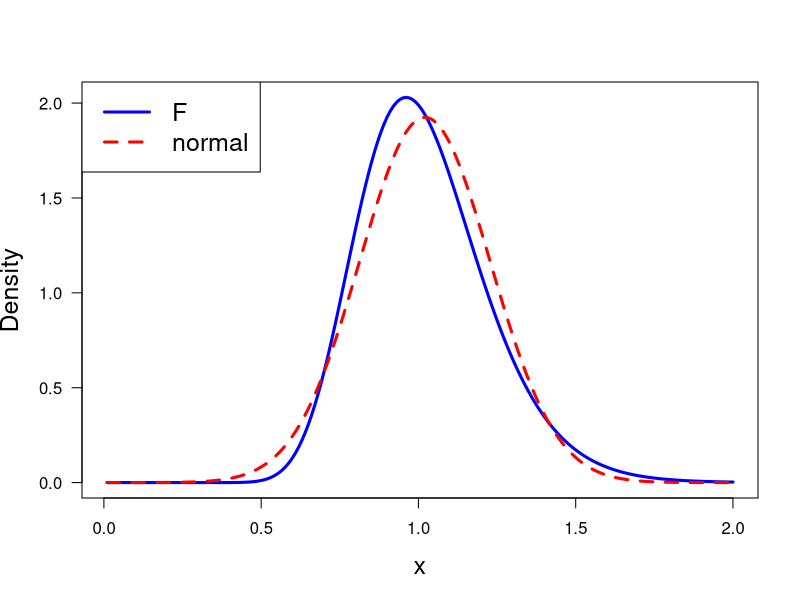

Here is the R script that generated this plot:
print('file: SolutionPDs-F-versus-Normal.R')
# EXERCISE & Solution: compare F & normal
dx=0.01; xarr = seq(dx,2,dx)
nu1=100; nu2=100   # degrees of freedom
fPDF = df(x=xarr,df1=nu1,df2=nu2);
mu = nu2/(nu2-2); print(c(round(mu,4),'mu'))
sigma = sqrt(2*nu2^2*(nu1+nu2-2)/nu1/(nu2-2)^2/(nu2-4)); print(c(round(sigma,4),'sigma'))
muEst = sum(xarr*fPDF)*dx; print(c(round(muEst,4),'muEst'))
sigEst = sqrt(sum((xarr-muEst)^2*fPDF)*dx); print(c(round(sigEst,4),'sigEst'))
N = dnorm(x=xarr,mean=mu,sd=sigma);
# png('ExerFandNormal220228.png',width=16,height=16,units='cm',res=300)
plot(xarr,fPDF,type='l',lwd=3,col='blue',xlab='x',ylab='Density',las=1,cex.lab=1.5)
lines(xarr,N,col='red',lwd=3,lty=2)
legend('topleft',legend=c('F','normal'),col=c('blue','red'),
       lty=c(1,2),lwd=c(3,3),cex=1.5)
# dev.off()